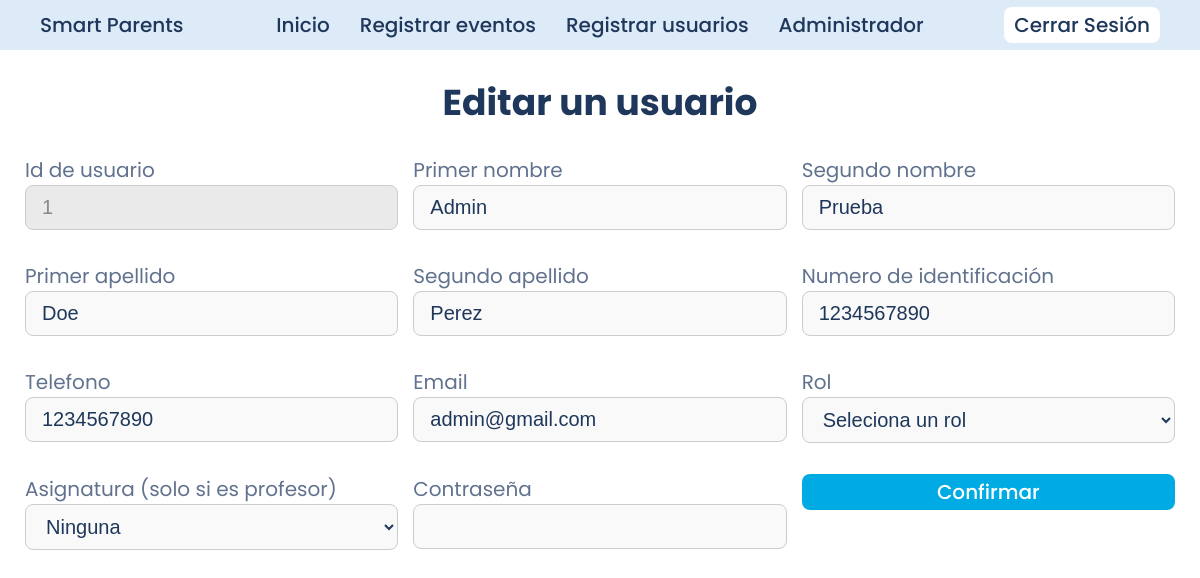
The page /views/crud/usuarios/editar_usuarios.php?id=1 (signed in) on the database its author committed.
### tables this page shows
CREATE TABLE usuarios (
    id_usuario INT AUTO_INCREMENT PRIMARY KEY,
    rol ENUM('estudiante', 'profesor', 'administrador') NOT NULL,
    identificacion VARCHAR(10) UNIQUE NOT NULL,
    nombre1 VARCHAR(30) NOT NULL,
    nombre2 VARCHAR(30) NULL,
    apellido1 VARCHAR(30) NOT NULL,
    apellido2 VARCHAR(30) NULL,
    email VARCHAR(100) UNIQUE NULL,
    telefono VARCHAR (10) NOT NULL,
    password VARCHAR(255) NOT NULL,
    asignatura ENUM('Administración', 'Matematicas', 'Español', 'Quimica', 'C.Sociales') NULL,
    created_at TIMESTAMP DEFAULT CURRENT_TIMESTAMP,
    updated_at TIMESTAMP DEFAULT CURRENT_TIMESTAMP
);

### actions/usuarios/editar_usuarios.php (called while the page is built, shortened)
<?php
    include $_SERVER['DOCUMENT_ROOT'] . '/smart-parents/config/db_config.php';
    $id = $_GET['id'];
    $stmt = $conexion->prepare("SELECT * FROM usuarios WHERE id_usuario = ?");
    $stmt->bind_param("i", $id);
    $stmt->execute();
    $resultado = $stmt->get_result();
    $usuario = $resultado->fetch_assoc();
?>

### views/crud/usuarios/editar_usuarios.php (the view, shortened to what this page needs)
<!DOCTYPE html>
<html lang="en">
<head>
    <link rel="stylesheet" href="/smart-parents/assets/css/style.css">
    <link rel="stylesheet" href="/smart-parents/assets/css/registrar_usuarios.css">
</head>
<body>
    <?php include $_SERVER['DOCUMENT_ROOT'] . '/smart-parents/includes/dashboard_header.php'; ?>
    <?php include $_SERVER['DOCUMENT_ROOT'] . '/smart-parents/actions/usuarios/editar_usuarios.php'; ?>
    <main>
        <div class="form_title">
            <h1>Editar un usuario</h1>
        </div>
        <div class="form">
            <form action="/smart-parents/actions/usuarios/actualizar_usuarios.php" method="POST" class="form_content">
                <div class="form_id">
                    <label for="id_usuario">Id de usuario</label>
                    <input type="number" value="<?= $id ?>" disabled>
                </div>
                <div class="form_nombre1">
                    <label for="nombre1">Primer nombre</label>
                    <input type="text" name="nombre1" value="<?= $usuario['nombre1']; ?>" required>
                </div>
                <div class="form_nombre2">
                    <label for="nombre2">Segundo nombre</label>
                    <input type="text" name="nombre2" value="<?= $usuario['nombre2']; ?>">
                </div>
                <div class="form_apellido1">
                    <label for="apellido1">Primer apellido</label>
                    <input type="text" name="apellido1" value="<?= $usuario['apellido1']; ?>" required>
                </div>
                <div class="form_apellido2">
                    <label for="apellido2">Segundo apellido</label>
                    <input type="text" name="apellido2" value="<?= $usuario['apellido2']; ?>">
                </div>
                <div class="form_identificacion">
                    <label for="identificacion">Numero de identificación</label>
                    <input type="text" name="identificacion" value="<?= $usuario['identificacion']; ?>" required>
                </div>
                <div class="form_telefono">
                    <label for="telefono">Telefono</label>
                    <input type="text" name="telefono" value="<?= $usuario['telefono']; ?>" required>
                </div>
                <div class="form_email">
                    <label for="email">Email</label>
                    <input type="email" name="email" value="<?= $usuario['email']; ?>">
                </div>
                <div class="form_rol">
                    <label for="rol">Rol</label>
                    <select name="rol" required>
                        <option value="">Seleciona un rol</option>
                    </select>
                </div>
                <div class="form_asignatura">
                    <label for="asignatura">Asignatura (solo si es profesor)</label>
                    <select name="asignatura">
                        <option value="">Ninguna</option>
                    </select>
                </div>
                <div class="form_password">
                    <label for="password">Contraseña</label>
                    <input type="password" name="password" required>
                </div>
                <div class="form_submit">
                    <button type="submit" name="submit_btn">Confirmar</button>
                </div>
            </form>
        </div>
    </main>
</body>
</html>

### assets/css/style.css (style rules this page uses)
* { padding: 0px; margin: 0px; box-sizing: border-box; }
main { margin: 25px; }
:root { --color-bg: #ffffff; --color-header: #ddeaf8; --color-btn-primary: #00abe4; --color-btn-primary-hover: #2373ff; --color-heading: #1e375a; --color-text-base: #61728e; --color-text-btn-hover: #2364d2; --color-icons: #aaccfb; --color-green: #40a02b; --color-red: #d20f39; }
label { font-family: "Poppins", sans-serif; font-weight: 400; font-style: normal; font-size: 20px; color: var(--color-text-base); }
button { text-decoration: none; font-family: "Poppins", sans-serif; font-weight: 500; font-style: normal; }
h1 { font-family: "Poppins", sans-serif; font-weight: 700; font-style: normal; color: var(--color-heading); font-size: 36px; }
input[type="text"], input[type="email"], input[type="password"], input[type="number"], textarea, select { width: 100%; padding: 10px 16px; margin-bottom: 16px; border: 1.5px solid #ccc; border-radius: 8px; background-color: #f9f9f9; font-size: 20px; color: var(--color-heading); transition: border-color 0.2s, box-shadow 0.2s; box-sizing: border-box; }
input::placeholder, textarea::placeholder { color: #999; font-style: italic; }
input:disabled, textarea:disabled, select:disabled { background-color: #eaeaea; color: #888; cursor: not-allowed; }
button[type="submit"] { background-color: var(--color-btn-primary); color: white; font-size: 20px; border-radius: 8px; padding: 3px 10px; transition: background-color 0.2s ease; border: none; width: 100%; }

### assets/css/registrar_usuarios.css (style rules this page uses)
.form_content { display: grid; grid-template-columns: 1fr 1fr 1fr; gap: 15px; }
main { display: flex; justify-content: center; align-items: center; flex-direction: column; gap: 25px; }

### rows shown on the page
usuarios: nombre1 "Admin", nombre2 "Prueba", apellido1 "Doe", apellido2 "Perez", identificacion "1234567890", telefono "1234567890", email "admin@gmail.com"
